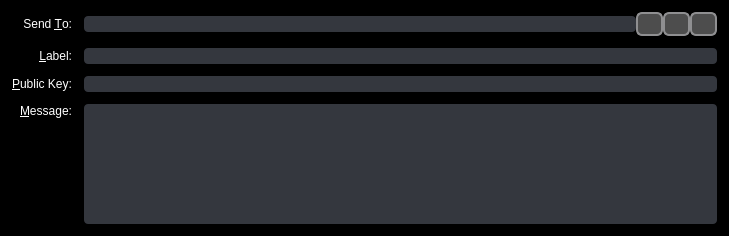
<?xml version="1.0" encoding="UTF-8"?>
<ui version="4.0">
 <class>SendMessagesEntry</class>
 <widget class="QFrame" name="SendMessagesEntry">
  <property name="geometry">
   <rect>
    <x>0</x>
    <y>0</y>
    <width>729</width>
    <height>236</height>
   </rect>
  </property>
  <property name="windowTitle">
   <string>Form</string>
  </property>
  <property name="styleSheet">
   <string notr="true">QWidget {
	background-color: #000000;
	color: #FFFFFF;
}</string>
  </property>
  <property name="frameShape">
   <enum>QFrame::StyledPanel</enum>
  </property>
  <property name="frameShadow">
   <enum>QFrame::Sunken</enum>
  </property>
  <layout class="QGridLayout" name="gridLayout">
   <property name="spacing">
    <number>12</number>
   </property>
   <item row="3" column="2">
    <layout class="QHBoxLayout" name="sendToLayout">
     <property name="spacing">
      <number>0</number>
     </property>
     <item>
      <widget class="QValidatedLineEdit" name="sendTo">
       <property name="toolTip">
        <string>The address to send the payment to  (e.g. 4Zo1ga6xuKuQ7JV7M9rGDoxdbYwV5zgQJ5)</string>
       </property>
       <property name="styleSheet">
        <string notr="true">QLineEdit {
	background-color: #34373E;
	color: #FFFFFF;
	border: 1px solid #FFFFFFF;
	border-radius: 4px;
}
QLineEdit:hover {
	background-color: #676A71;
}</string>
       </property>
       <property name="maxLength">
        <number>34</number>
       </property>
      </widget>
     </item>
     <item>
      <widget class="QToolButton" name="addressBookButton">
       <property name="toolTip">
        <string>Choose address from address book</string>
       </property>
       <property name="styleSheet">
        <string notr="true">QToolButton {
     border: 2px solid #8f8f91;
     border-radius: 6px;
     background-color: qlineargradient(spread:pad, x1:0, y1:0, x2:1, y2:0, stop:0.0511364 rgba(77, 77, 77, 255));
     min-width:20px;
     min-height: 20px;
     color: #fff;
 }

 QToolButton:pressed {
     background-color: qlineargradient(x1: 0, y1: 0, x2: 0, y2: 1,
                                       stop: 0 #dadbde, stop: 1 #f6f7fa);
 }

 QToolButton:flat {
     border: none; /* no border for a flat push button */
 }</string>
       </property>
       <property name="text">
        <string/>
       </property>
       <property name="icon">
        <iconset resource="../bitcoin.qrc">
         <normaloff>:/icons/address-book</normaloff>:/icons/address-book</iconset>
       </property>
       <property name="shortcut">
        <string>Alt+A</string>
       </property>
      </widget>
     </item>
     <item>
      <widget class="QToolButton" name="pasteButton">
       <property name="toolTip">
        <string>Paste address from clipboard</string>
       </property>
       <property name="styleSheet">
        <string notr="true">QToolButton {
     border: 2px solid #8f8f91;
     border-radius: 6px;
     background-color: qlineargradient(spread:pad, x1:0, y1:0, x2:1, y2:0, stop:0.0511364 rgba(77, 77, 77, 255));
     min-width:20px;
     min-height: 20px;
     color: #fff;
 }

 QToolButton:pressed {
     background-color: qlineargradient(x1: 0, y1: 0, x2: 0, y2: 1,
                                       stop: 0 #dadbde, stop: 1 #f6f7fa);
 }

 QToolButton:flat {
     border: none; /* no border for a flat push button */
 }</string>
       </property>
       <property name="text">
        <string/>
       </property>
       <property name="icon">
        <iconset resource="../bitcoin.qrc">
         <normaloff>:/icons/editpaste</normaloff>:/icons/editpaste</iconset>
       </property>
       <property name="shortcut">
        <string>Alt+P</string>
       </property>
      </widget>
     </item>
     <item>
      <widget class="QToolButton" name="deleteButton">
       <property name="toolTip">
        <string>Remove this recipient</string>
       </property>
       <property name="styleSheet">
        <string notr="true">QToolButton {
     border: 2px solid #8f8f91;
     border-radius: 6px;
     background-color: qlineargradient(spread:pad, x1:0, y1:0, x2:1, y2:0, stop:0.0511364 rgba(77, 77, 77, 255));
     min-width:20px;
     min-height: 20px;
     color: #fff;
 }

 QToolButton:pressed {
     background-color: qlineargradient(x1: 0, y1: 0, x2: 0, y2: 1,
                                       stop: 0 #dadbde, stop: 1 #f6f7fa);
 }

 QToolButton:flat {
     border: none; /* no border for a flat push button */
 }</string>
       </property>
       <property name="text">
        <string/>
       </property>
       <property name="icon">
        <iconset resource="../bitcoin.qrc">
         <normaloff>:/icons/remove</normaloff>:/icons/remove</iconset>
       </property>
      </widget>
     </item>
    </layout>
   </item>
   <item row="6" column="0">
    <widget class="QLabel" name="messageLabel">
     <property name="text">
      <string>&amp;Message:</string>
     </property>
     <property name="alignment">
      <set>Qt::AlignRight|Qt::AlignTop|Qt::AlignTrailing</set>
     </property>
     <property name="buddy">
      <cstring>messageText</cstring>
     </property>
    </widget>
   </item>
   <item row="3" column="0">
    <widget class="QLabel" name="label_2">
     <property name="text">
      <string>Send &amp;To:</string>
     </property>
     <property name="alignment">
      <set>Qt::AlignRight|Qt::AlignTrailing|Qt::AlignVCenter</set>
     </property>
     <property name="buddy">
      <cstring>sendTo</cstring>
     </property>
    </widget>
   </item>
   <item row="6" column="2">
    <widget class="QValidatedTextEdit" name="messageText">
     <property name="mouseTracking">
      <bool>true</bool>
     </property>
     <property name="focusPolicy">
      <enum>Qt::WheelFocus</enum>
     </property>
     <property name="styleSheet">
      <string notr="true">QPlainTextEdit {
	background-color: #34373E;
	color: #FFFFFF;
	border: 1px solid #FFFFFFF;
	border-radius: 4px;
}
QPlainTextEdit:hover {
	background-color: #676A71;
}</string>
     </property>
     <property name="tabChangesFocus">
      <bool>false</bool>
     </property>
    </widget>
   </item>
   <item row="4" column="2">
    <widget class="QValidatedLineEdit" name="addAsLabel">
     <property name="enabled">
      <bool>true</bool>
     </property>
     <property name="toolTip">
      <string>Enter a label for this address to add it to your address book</string>
     </property>
     <property name="styleSheet">
      <string notr="true">QLineEdit {
	background-color: #34373E;
	color: #FFFFFF;
	border: 1px solid #FFFFFFF;
	border-radius: 4px;
}
QLineEdit:hover {
	background-color: #676A71;
}</string>
     </property>
    </widget>
   </item>
   <item row="4" column="0">
    <widget class="QLabel" name="label_4">
     <property name="text">
      <string>&amp;Label:</string>
     </property>
     <property name="alignment">
      <set>Qt::AlignRight|Qt::AlignTrailing|Qt::AlignVCenter</set>
     </property>
     <property name="buddy">
      <cstring>addAsLabel</cstring>
     </property>
    </widget>
   </item>
   <item row="5" column="0">
    <widget class="QLabel" name="publicKeyLabel">
     <property name="text">
      <string>&amp;Public Key:</string>
     </property>
     <property name="buddy">
      <cstring>publicKey</cstring>
     </property>
    </widget>
   </item>
   <item row="5" column="2">
    <widget class="QValidatedLineEdit" name="publicKey">
     <property name="styleSheet">
      <string notr="true">QLineEdit {
	background-color: #34373E;
	color: #FFFFFF;
	border: 1px solid #FFFFFFF;
	border-radius: 4px;
}
QLineEdit:hover {
	background-color: #676A71;
}</string>
     </property>
    </widget>
   </item>
  </layout>
 </widget>
 <customwidgets>
  <customwidget>
   <class>QValidatedLineEdit</class>
   <extends>QLineEdit</extends>
   <header>qvalidatedlineedit.h</header>
  </customwidget>
  <customwidget>
   <class>QValidatedTextEdit</class>
   <extends>QPlainTextEdit</extends>
   <header>qvalidatedtextedit.h</header>
  </customwidget>
 </customwidgets>
 <resources>
  <include location="../bitcoin.qrc"/>
 </resources>
 <connections/>
</ui>
